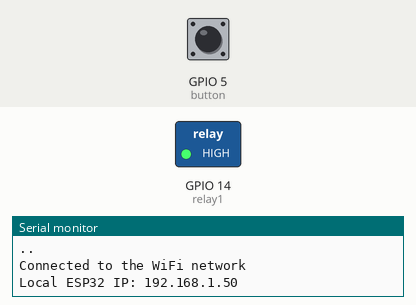
This sketch was run on a simulated ESP32. On the bench: switched loads named in the sketch (green lamp = pin HIGH), the last lines printed to the serial monitor. Inputs (shaded band) come from the test bench; at power-on: GPIO 5 (button) LOW. WiFi joins after 1.5 s; servers stay silent unless stated; uploads are accepted with an empty reply.

Above: at 3.2 s.
3.3 s: GPIO 5 (button) pulled HIGH for 3.2 s
At 7.1 s:
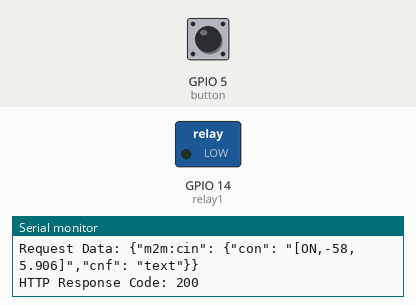
8.0 s: GPIO 5 (button) pulled HIGH for 0.15 s
At 8.8 s:
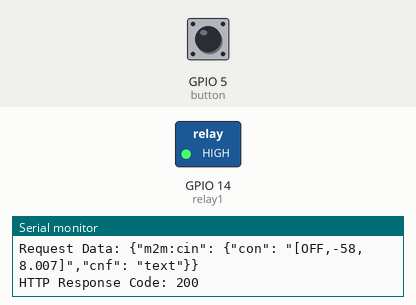
9.6 s: GPIO 5 (button) pulled HIGH for 1 s
At 10.0 s:
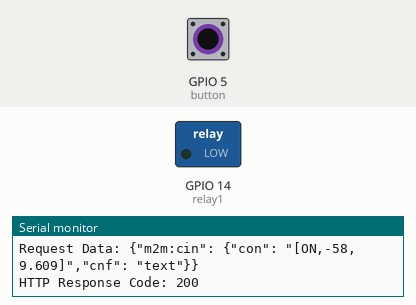
Timing chart, 0 to 12.6 s (numbered marks = the images above; inputs shaded):
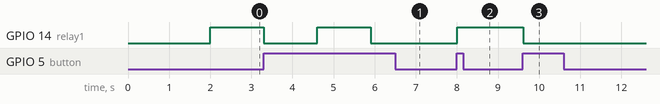

The sketch:

air_push.ino
```cpp
#include "WiFi.h"
#include "ESPAsyncWebSrv.h"
#include <string.h>
#include <ArduinoJson.h>
#include <HTTPClient.h>

#define PORT 8100
#define BAUD 115200

#define CSE_IP "dev-onem2m.iiit.ac.in"
#define OM2M_ORGIN ":"
#define CSE_PORT 443
#define HTTPS false
#define OM2M_MN "/~/in-cse/in-name/"
#define OM2M_AE "AE-AQ"
#define OM2M_NODE_ID "AQ-SN00-00"
#define OM2M_DATA_CONT "AQ-SN00-00/ACK-AIRPURIFIER"
#define OM2M_DATA_LBL "[\"AE-AQ\", \"V4.0.0\", \"AQ-SN00-00\", \"AQ-V4.0.0\"]"

String data;
long rssi;
const int button = 5;
const int relay1 = 14;
int buttonState = 0;
int flag = 0;

String conValue = "0";
String airpurifier = "NC";
String window = "NC";
String Act = "NC";

WiFiClient client;
HTTPClient http;

unsigned long startTime;
unsigned long duration;

// WiFi credentials
const char *ssid = "esw-m19@iiith";
const char *password = "e5W-eMai@3!20hOct";

// Space required by the packages received
StaticJsonDocument<512> doc;

// Hosted on port 8100
AsyncWebServer server(PORT);

void action(char *data_input) {
    const char *data_in = data_input;
    // Add your function here!!!
}

void wifi_init() {
    WiFi.begin(ssid, password);
    while (WiFi.status() != WL_CONNECTED) {
        Serial.print(".");
        delay(1000);
    }
    Serial.println("\nConnected to the WiFi network");
    Serial.print("Local ESP32 IP: ");
    Serial.println(WiFi.localIP());
    rssi = WiFi.RSSI();
}

bool isDataReceived = false;

void data_receive(AsyncWebServerRequest *request, unsigned char *data, size_t len, size_t index, size_t total) {
    startTime = millis(); // Record the start time
    String stri;
    // Serial.print("\n");
    for (int i = 0; i < len; i++) {
        stri += (char)data[i];
    }
    // Serial.println(stri);
    // Serial.print("\n");
    DeserializationError error = deserializeJson(doc, stri);

    if (error) {
        Serial.print("deserializeJson() failed: ");
        Serial.println(error.c_str());
        return;
    }

    JsonObject m2m_cin = doc["m2m:sgn"]["m2m:nev"]["m2m:rep"]["m2m:cin"];
    const char *m2m_cin_con = m2m_cin["con"];
    String conv_data;
    conv_data = m2m_cin_con;
    // Serial.print("DATA: ");
    // Serial.println(conv_data);
    // Serial.println("======== oneM2M DATA PARSED! ==========");

    // Use if the data required needs to be in the format of char*
    char *c = const_cast<char *>(conv_data.c_str());
    action(c);

    conValue = conv_data;
    conValue = conValue.substring(1, conValue.length() - 1);

    // Split the string by comma
    int commaIndex = conValue.indexOf(',');
    window = conValue.substring(0, commaIndex); // Update global variable
    airpurifier = conValue.substring(commaIndex + 1); // Update global variable

    // Print the extracted values without square brackets
    // Serial.print("window: ");
    // Serial.println(window);
    // Serial.print("airpurifier: ");
    // Serial.println(airpurifier);

    if (!conv_data.isEmpty()) {
        isDataReceived = true;
    }

    // Send back a response!
    request->send(200, "application/json", stri);
}

void switchOFF() {
    digitalWrite(relay1, HIGH);
}

void switchON() {
    digitalWrite(relay1, LOW);
}

void post_onem2m() {
    duration = millis() - startTime; // Calculate the duration
    float durationSeconds = duration / 1000.0; // Convert milliseconds to seconds
    String durationStr = String(durationSeconds, 3); // Format to 3 decimal places

    String data = "[" + String(Act) + "," + String(rssi) + "," + durationStr + "]";
    String server = "http://" + String(CSE_IP) + ":" + String(CSE_PORT) + String(OM2M_MN);

    http.begin(client, server + OM2M_AE + "/" + OM2M_DATA_CONT);
    http.addHeader("X-M2M-Origin", OM2M_ORGIN);
    http.addHeader("Content-Type", "application/json;ty=4");

    String req_data = String() + "{\"m2m:cin\": {"
                    + "\"con\": \"" + data + "\","
                    + "\"cnf\": \"text\""
                    + "}}";

    Serial.println("Request Data: " + req_data);

    int code = http.POST(req_data);
    http.end();
    Serial.println("HTTP Response Code: " + String(code));
    delay(1000);
}

void setup() {
    Serial.begin(115200);
    wifi_init();
    server.on(
        "/",
        HTTP_POST,
        [](AsyncWebServerRequest *request) {},
        NULL,
        data_receive);
    server.begin();
    pinMode(relay1, OUTPUT);
    pinMode(button, INPUT);
    digitalWrite(relay1, HIGH);
}
void loop() {
    if (WiFi.status() != WL_CONNECTED) {
        WiFi.reconnect();
    }
    buttonState = digitalRead(button);
    if (isDataReceived || buttonState == HIGH) {
        if (isDataReceived) {
            // Serial.println("Window: " + window);
            // Serial.println("Airpurifier: " + airpurifier);

            if (flag == 0 && (airpurifier == "ON")) {
                switchON();
                airpurifier = "NC";
                // Serial.println("Switching ON...");
                flag = 1;
                Act = "ON";
                post_onem2m();
            } else if (flag == 1 && (airpurifier == "OFF")) {
                switchOFF();
                airpurifier = "NC";
                // Serial.println("Switching OFF...");
                flag = 0;
                Act = "OFF";
                post_onem2m();
            } else {
                // Serial.println("No change detected!!");
                post_onem2m();
            }
            isDataReceived = false;
        } else {
            // Button pressed
            if (flag == 0) {
                switchON();
                flag = 1;
                Act = "ON";
                post_onem2m();
            } else {
                switchOFF();
                flag = 0;
                Act = "OFF";
                post_onem2m();
            }
        }
    }
    delay(100); // Reset the flag
}
```

Measured:
- after the input at 3.3 s, GPIO 14 (relay1): HIGH → LOW at once, → HIGH 1.3 s later, → LOW 1.3 s later
- after the input at 8.0 s, GPIO 14 (relay1): LOW → HIGH at once
- after the input at 9.6 s, GPIO 14 (relay1): HIGH → LOW at once
